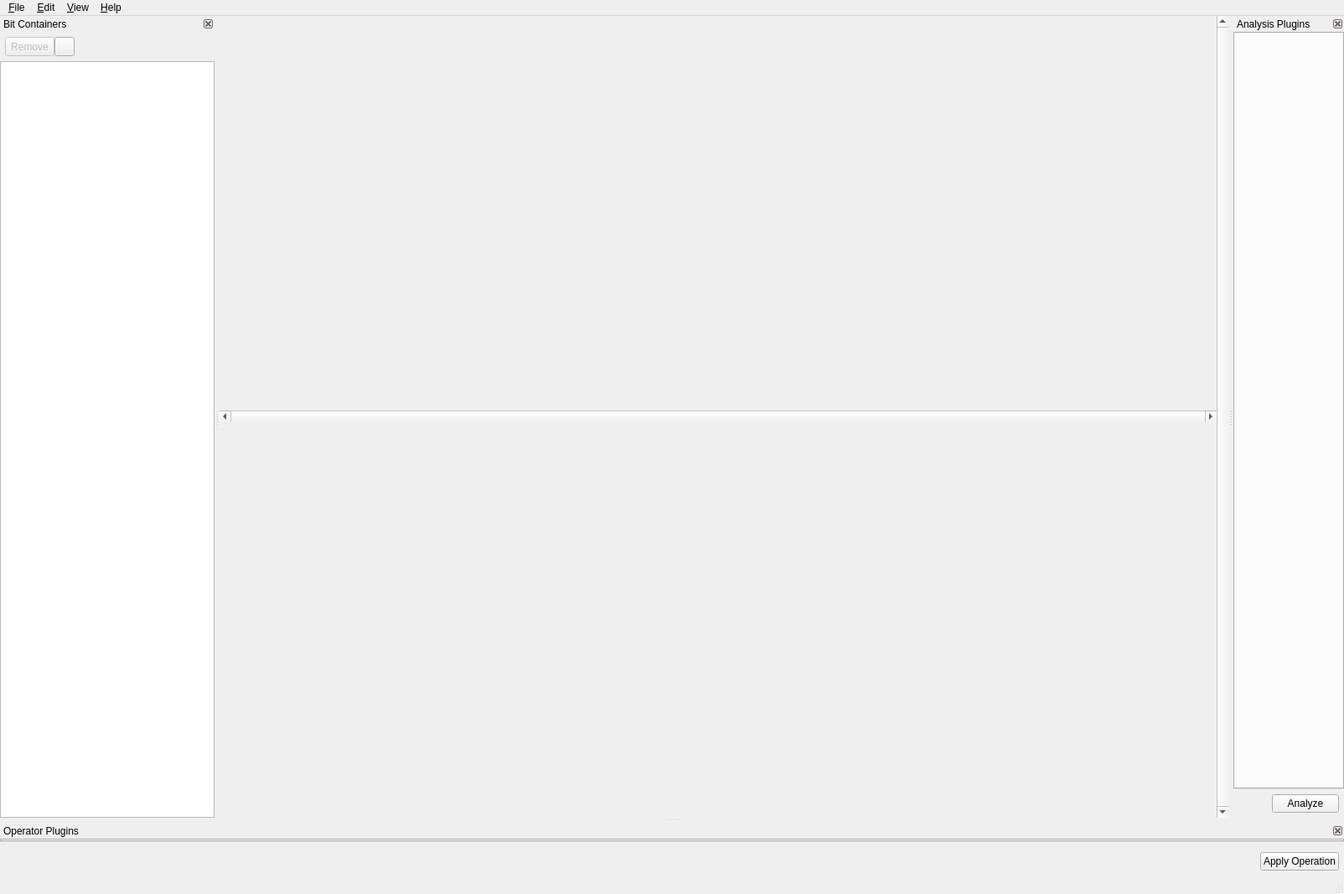
<?xml version="1.0" encoding="UTF-8"?>
<ui version="4.0">
 <class>MainWindow</class>
 <widget class="QMainWindow" name="MainWindow">
  <property name="geometry">
   <rect>
    <x>0</x>
    <y>0</y>
    <width>1604</width>
    <height>1067</height>
   </rect>
  </property>
  <property name="windowTitle">
   <string>Hobbits</string>
  </property>
  <property name="dockOptions">
   <set>QMainWindow::AllowTabbedDocks|QMainWindow::AnimatedDocks</set>
  </property>
  <widget class="QWidget" name="centralWidget">
   <layout class="QVBoxLayout" name="verticalLayout_2">
    <property name="spacing">
     <number>0</number>
    </property>
    <property name="leftMargin">
     <number>0</number>
    </property>
    <property name="topMargin">
     <number>0</number>
    </property>
    <property name="rightMargin">
     <number>0</number>
    </property>
    <property name="bottomMargin">
     <number>0</number>
    </property>
    <item>
     <layout class="QHBoxLayout" name="displayScrollLayout">
      <property name="spacing">
       <number>0</number>
      </property>
      <item>
       <layout class="QVBoxLayout" name="verticalLayout">
        <property name="spacing">
         <number>0</number>
        </property>
        <item>
         <layout class="QHBoxLayout" name="displayTabsLayout">
          <property name="spacing">
           <number>0</number>
          </property>
         </layout>
        </item>
        <item>
         <widget class="QScrollBar" name="displayHScroll">
          <property name="enabled">
           <bool>true</bool>
          </property>
          <property name="minimumSize">
           <size>
            <width>0</width>
            <height>14</height>
           </size>
          </property>
          <property name="maximum">
           <number>0</number>
          </property>
          <property name="orientation">
           <enum>Qt::Horizontal</enum>
          </property>
         </widget>
        </item>
       </layout>
      </item>
      <item>
       <layout class="QVBoxLayout" name="vScrollLayout">
        <property name="spacing">
         <number>2</number>
        </property>
        <property name="rightMargin">
         <number>0</number>
        </property>
        <item>
         <widget class="QScrollBar" name="displayVScroll">
          <property name="enabled">
           <bool>true</bool>
          </property>
          <property name="maximum">
           <number>0</number>
          </property>
          <property name="orientation">
           <enum>Qt::Vertical</enum>
          </property>
         </widget>
        </item>
       </layout>
      </item>
     </layout>
    </item>
    <item>
     <layout class="QHBoxLayout" name="displayControlsLayout"/>
    </item>
   </layout>
  </widget>
  <widget class="QStatusBar" name="statusBar"/>
  <widget class="QDockWidget" name="dock_bitContainerSelect">
   <property name="floating">
    <bool>false</bool>
   </property>
   <property name="features">
    <set>QDockWidget::DockWidgetClosable|QDockWidget::DockWidgetMovable</set>
   </property>
   <property name="windowTitle">
    <string>Bit Containers</string>
   </property>
   <attribute name="dockWidgetArea">
    <number>1</number>
   </attribute>
   <widget class="QWidget" name="dockWidgetContents">
    <layout class="QVBoxLayout" name="verticalLayout_10">
     <property name="leftMargin">
      <number>0</number>
     </property>
     <property name="topMargin">
      <number>0</number>
     </property>
     <property name="rightMargin">
      <number>0</number>
     </property>
     <property name="bottomMargin">
      <number>0</number>
     </property>
     <item>
      <layout class="QHBoxLayout" name="horizontalLayout_2">
       <property name="spacing">
        <number>0</number>
       </property>
       <property name="leftMargin">
        <number>6</number>
       </property>
       <property name="topMargin">
        <number>6</number>
       </property>
       <property name="rightMargin">
        <number>6</number>
       </property>
       <item>
        <widget class="QToolButton" name="tb_removeBitContainer">
         <property name="enabled">
          <bool>false</bool>
         </property>
         <property name="sizePolicy">
          <sizepolicy hsizetype="Preferred" vsizetype="Preferred">
           <horstretch>0</horstretch>
           <verstretch>0</verstretch>
          </sizepolicy>
         </property>
         <property name="text">
          <string>Remove</string>
         </property>
         <property name="icon">
          <iconset>
           <normaloff>:/images/icons/minus-light.png</normaloff>
           <disabledoff>:/images/icons/minus-999.png</disabledoff>:/images/icons/minus-light.png</iconset>
         </property>
        </widget>
       </item>
       <item>
        <widget class="QToolButton" name="tb_containersMenu">
         <property name="sizePolicy">
          <sizepolicy hsizetype="Preferred" vsizetype="Preferred">
           <horstretch>0</horstretch>
           <verstretch>0</verstretch>
          </sizepolicy>
         </property>
         <property name="minimumSize">
          <size>
           <width>0</width>
           <height>0</height>
          </size>
         </property>
         <property name="text">
          <string/>
         </property>
         <property name="icon">
          <iconset>
           <normaloff>:/images/icons/menu-light.png</normaloff>:/images/icons/menu-light.png</iconset>
         </property>
         <property name="toolButtonStyle">
          <enum>Qt::ToolButtonTextBesideIcon</enum>
         </property>
        </widget>
       </item>
       <item>
        <spacer name="horizontalSpacer_4">
         <property name="orientation">
          <enum>Qt::Horizontal</enum>
         </property>
         <property name="sizeHint" stdset="0">
          <size>
           <width>40</width>
           <height>20</height>
          </size>
         </property>
        </spacer>
       </item>
      </layout>
     </item>
     <item>
      <widget class="QTreeView" name="tv_bitContainers">
       <attribute name="headerVisible">
        <bool>false</bool>
       </attribute>
      </widget>
     </item>
    </layout>
   </widget>
  </widget>
  <widget class="QDockWidget" name="dock_operatorPlugins">
   <property name="maximumSize">
    <size>
     <width>524287</width>
     <height>524287</height>
    </size>
   </property>
   <property name="floating">
    <bool>false</bool>
   </property>
   <property name="features">
    <set>QDockWidget::DockWidgetClosable|QDockWidget::DockWidgetMovable</set>
   </property>
   <property name="windowTitle">
    <string>Operator Plugins</string>
   </property>
   <attribute name="dockWidgetArea">
    <number>8</number>
   </attribute>
   <widget class="QWidget" name="dockWidgetContents_3">
    <layout class="QVBoxLayout" name="verticalLayout_13">
     <property name="spacing">
      <number>0</number>
     </property>
     <property name="leftMargin">
      <number>0</number>
     </property>
     <property name="topMargin">
      <number>0</number>
     </property>
     <property name="rightMargin">
      <number>0</number>
     </property>
     <property name="bottomMargin">
      <number>0</number>
     </property>
     <item>
      <layout class="QHBoxLayout" name="horizontalLayout_5">
       <item>
        <layout class="QVBoxLayout" name="verticalLayout_5">
         <item>
          <widget class="QTabWidget" name="operatorTabs">
           <property name="currentIndex">
            <number>-1</number>
           </property>
          </widget>
         </item>
         <item>
          <layout class="QHBoxLayout" name="horizontalLayout_4">
           <property name="spacing">
            <number>0</number>
           </property>
           <property name="leftMargin">
            <number>6</number>
           </property>
           <property name="topMargin">
            <number>6</number>
           </property>
           <property name="rightMargin">
            <number>6</number>
           </property>
           <property name="bottomMargin">
            <number>6</number>
           </property>
           <item>
            <spacer name="horizontalSpacer_2">
             <property name="orientation">
              <enum>Qt::Horizontal</enum>
             </property>
             <property name="sizeHint" stdset="0">
              <size>
               <width>40</width>
               <height>20</height>
              </size>
             </property>
            </spacer>
           </item>
           <item>
            <widget class="QPushButton" name="pb_operate">
             <property name="text">
              <string>Apply Operation</string>
             </property>
            </widget>
           </item>
          </layout>
         </item>
        </layout>
       </item>
      </layout>
     </item>
    </layout>
   </widget>
  </widget>
  <widget class="QDockWidget" name="dock_findBits">
   <property name="sizePolicy">
    <sizepolicy hsizetype="Preferred" vsizetype="Preferred">
     <horstretch>0</horstretch>
     <verstretch>0</verstretch>
    </sizepolicy>
   </property>
   <property name="features">
    <set>QDockWidget::DockWidgetClosable|QDockWidget::DockWidgetMovable</set>
   </property>
   <property name="windowTitle">
    <string>Analysis Plugins</string>
   </property>
   <attribute name="dockWidgetArea">
    <number>2</number>
   </attribute>
   <widget class="QWidget" name="dockWidgetContents_4">
    <layout class="QVBoxLayout" name="verticalLayout_7">
     <property name="spacing">
      <number>0</number>
     </property>
     <property name="leftMargin">
      <number>0</number>
     </property>
     <property name="topMargin">
      <number>0</number>
     </property>
     <property name="rightMargin">
      <number>0</number>
     </property>
     <property name="bottomMargin">
      <number>0</number>
     </property>
     <item>
      <widget class="QTabWidget" name="analyzerTabs">
       <property name="sizePolicy">
        <sizepolicy hsizetype="Expanding" vsizetype="Expanding">
         <horstretch>0</horstretch>
         <verstretch>0</verstretch>
        </sizepolicy>
       </property>
       <property name="currentIndex">
        <number>-1</number>
       </property>
      </widget>
     </item>
     <item>
      <layout class="QHBoxLayout" name="horizontalLayout_3">
       <property name="spacing">
        <number>0</number>
       </property>
       <property name="leftMargin">
        <number>6</number>
       </property>
       <property name="topMargin">
        <number>6</number>
       </property>
       <property name="rightMargin">
        <number>6</number>
       </property>
       <property name="bottomMargin">
        <number>6</number>
       </property>
       <item>
        <spacer name="horizontalSpacer_5">
         <property name="orientation">
          <enum>Qt::Horizontal</enum>
         </property>
         <property name="sizeHint" stdset="0">
          <size>
           <width>40</width>
           <height>20</height>
          </size>
         </property>
        </spacer>
       </item>
       <item>
        <widget class="QPushButton" name="pb_analyze">
         <property name="enabled">
          <bool>true</bool>
         </property>
         <property name="text">
          <string>Analyze</string>
         </property>
        </widget>
       </item>
      </layout>
     </item>
    </layout>
   </widget>
  </widget>
  <widget class="QMenuBar" name="menuBar">
   <property name="geometry">
    <rect>
     <x>0</x>
     <y>0</y>
     <width>1604</width>
     <height>20</height>
    </rect>
   </property>
   <widget class="QMenu" name="menuFile">
    <property name="title">
     <string>&amp;File</string>
    </property>
    <widget class="QMenu" name="menu_Import_Bits_From">
     <property name="title">
      <string>&amp;Import Bits From</string>
     </property>
    </widget>
    <widget class="QMenu" name="menu_Export_Bits_To">
     <property name="title">
      <string>&amp;Export Bits To</string>
     </property>
    </widget>
    <widget class="QMenu" name="menuApply_Recent_Batch">
     <property name="enabled">
      <bool>false</bool>
     </property>
     <property name="title">
      <string>Apply Recent Batch</string>
     </property>
    </widget>
    <widget class="QMenu" name="menuImport_Recent">
     <property name="enabled">
      <bool>false</bool>
     </property>
     <property name="title">
      <string>Import Recent</string>
     </property>
    </widget>
    <widget class="QMenu" name="menuExport_Recent">
     <property name="enabled">
      <bool>false</bool>
     </property>
     <property name="title">
      <string>Export Recent</string>
     </property>
    </widget>
    <addaction name="menuImport_Recent"/>
    <addaction name="menu_Import_Bits_From"/>
    <addaction name="menuExport_Recent"/>
    <addaction name="menu_Export_Bits_To"/>
    <addaction name="separator"/>
    <addaction name="menuApply_Recent_Batch"/>
    <addaction name="action_Apply_Batch"/>
    <addaction name="action_Save_Batch"/>
    <addaction name="action_BatchEditor"/>
   </widget>
   <widget class="QMenu" name="menu_View">
    <property name="title">
     <string>&amp;View</string>
    </property>
   </widget>
   <widget class="QMenu" name="menuHelp">
    <property name="title">
     <string>&amp;Help</string>
    </property>
    <addaction name="action_About"/>
    <addaction name="action_Whats_This"/>
   </widget>
   <widget class="QMenu" name="menu_Edit">
    <property name="title">
     <string>&amp;Edit</string>
    </property>
    <addaction name="actionPreferences"/>
   </widget>
   <addaction name="menuFile"/>
   <addaction name="menu_Edit"/>
   <addaction name="menu_View"/>
   <addaction name="menuHelp"/>
  </widget>
  <action name="action_About">
   <property name="text">
    <string>&amp;About</string>
   </property>
  </action>
  <action name="action_Save_Current_Container">
   <property name="text">
    <string>&amp;Save Current Container...</string>
   </property>
  </action>
  <action name="actionOpen_Container">
   <property name="text">
    <string>&amp;Open Container...</string>
   </property>
  </action>
  <action name="actionPreferences">
   <property name="text">
    <string>Preferences...</string>
   </property>
  </action>
  <action name="action_Apply_Batch">
   <property name="text">
    <string>&amp;Apply Batch...</string>
   </property>
  </action>
  <action name="action_Save_Batch">
   <property name="text">
    <string>&amp;Save Batch...</string>
   </property>
  </action>
  <action name="action_BatchEditor">
   <property name="text">
    <string>Open Batch Editor...</string>
   </property>
  </action>
  <action name="action_Whats_This">
   <property name="text">
    <string>&amp;What's This?</string>
   </property>
  </action>
 </widget>
 <layoutdefault spacing="6" margin="11"/>
 <tabstops>
  <tabstop>operatorTabs</tabstop>
  <tabstop>pb_operate</tabstop>
 </tabstops>
 <resources/>
 <connections/>
</ui>
